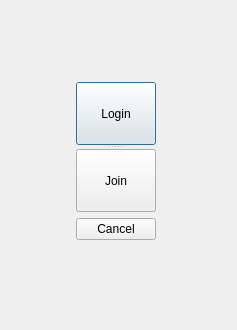
<?xml version="1.0" encoding="UTF-8"?>
<ui version="4.0">
 <class>welcomeFirstWidget</class>
 <widget class="QWidget" name="welcomeFirstWidget">
  <property name="geometry">
   <rect>
    <x>0</x>
    <y>0</y>
    <width>237</width>
    <height>330</height>
   </rect>
  </property>
  <property name="windowTitle">
   <string>Welcome</string>
  </property>
  <widget class="QWidget" name="layoutWidget">
   <property name="geometry">
    <rect>
     <x>10</x>
     <y>10</y>
     <width>211</width>
     <height>301</height>
    </rect>
   </property>
   <layout class="QGridLayout" name="gridLayout">
    <item row="1" column="1">
     <layout class="QVBoxLayout" name="verticalLayout">
      <item>
       <widget class="QSplitter" name="splitter">
        <property name="orientation">
         <enum>Qt::Vertical</enum>
        </property>
        <widget class="QPushButton" name="loginPushButton">
         <property name="text">
          <string>Login</string>
         </property>
         <property name="autoDefault">
          <bool>false</bool>
         </property>
         <property name="default">
          <bool>true</bool>
         </property>
        </widget>
        <widget class="QPushButton" name="joinPushButton">
         <property name="text">
          <string>Join</string>
         </property>
         <property name="autoDefault">
          <bool>false</bool>
         </property>
        </widget>
       </widget>
      </item>
      <item>
       <widget class="QPushButton" name="cancelPushButton">
        <property name="text">
         <string>Cancel</string>
        </property>
        <property name="autoDefault">
         <bool>false</bool>
        </property>
       </widget>
      </item>
     </layout>
    </item>
    <item row="0" column="1">
     <spacer name="verticalSpacer_2">
      <property name="orientation">
       <enum>Qt::Vertical</enum>
      </property>
      <property name="sizeHint" stdset="0">
       <size>
        <width>20</width>
        <height>40</height>
       </size>
      </property>
     </spacer>
    </item>
    <item row="1" column="0">
     <spacer name="horizontalSpacer_2">
      <property name="orientation">
       <enum>Qt::Horizontal</enum>
      </property>
      <property name="sizeHint" stdset="0">
       <size>
        <width>31</width>
        <height>158</height>
       </size>
      </property>
     </spacer>
    </item>
    <item row="2" column="1">
     <spacer name="verticalSpacer">
      <property name="orientation">
       <enum>Qt::Vertical</enum>
      </property>
      <property name="sizeHint" stdset="0">
       <size>
        <width>20</width>
        <height>40</height>
       </size>
      </property>
     </spacer>
    </item>
    <item row="1" column="2">
     <spacer name="horizontalSpacer">
      <property name="orientation">
       <enum>Qt::Horizontal</enum>
      </property>
      <property name="sizeHint" stdset="0">
       <size>
        <width>31</width>
        <height>158</height>
       </size>
      </property>
     </spacer>
    </item>
   </layout>
  </widget>
 </widget>
 <resources/>
 <connections/>
</ui>
